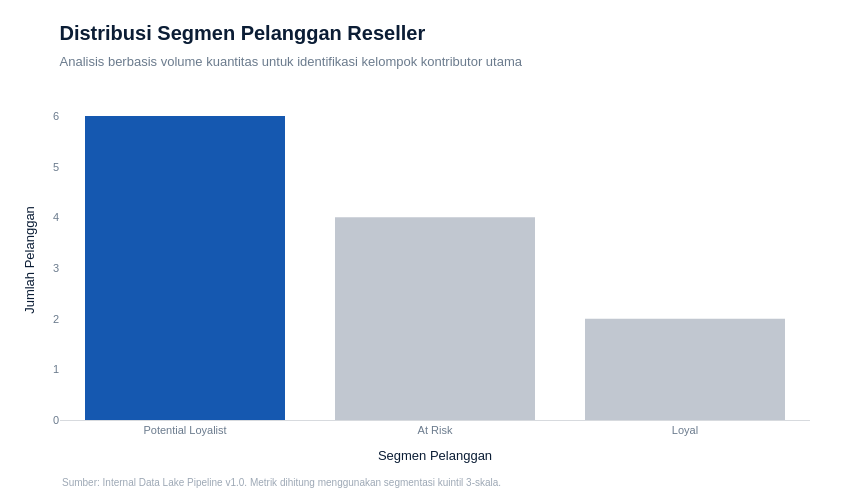

The notebook cell this image was saved under:
### Markdown cell above
### Visualisasi Distribusi Segmen Pelanggan

### Code cell
# %% [markdown]
# ### Customer Segmentation Visualization Pipeline Component

# %%
import plotly.graph_objects as go

OUTPUT_CHARTS_DIR = "../outputs/charts/"
OUTPUT_FILENAME_PNG = "customer_segments_distribution.png"

# McKinsey Tier Color Palette
C = {
    "navy":      "#0B1D35",             # Keperluan teks utama / kontras tinggi
    "tick":      "#6B7B8D",             # Angka sumbu, label ringan, dan pembatas
    "footnote":  "#9DA8B5",             # Teks keterangan bawah (low emphasis)
    "blue":      "#1558B0",             # Warna bar utama / segmen dominan
    "forecast":  "#2A7DE1",             # Elemen penunjang
    "slate":     "rgba(94,108,132,0.38)", # Elemen sekunder / bar pendukung
    "grid":      "rgba(11,29,53,0.065)",  # Garis pandu Y-axis (sangat tipis)
    "axis_line": "rgba(11,29,53,0.16)",   # Garis dasar sumbu X
    "bg":        "#FFFFFF"              # Latar belakang bersih (corporate white)
}

# =============================================================================
# 1. CORE VISUALIZATION FUNCTION
# =============================================================================
def generate_corporate_segment_chart(df_segmented: pd.DataFrame) -> go.Figure:
    """Membangun visualisasi distribusi segmen pelanggan bergaya McKinsey Ultra-Clean.

    Args:
        df_segmented: Dataframe hasil segmentasi akhir yang memuat kolom 'Segment'.

    Returns:
        plotly.graph_objects.Figure: Objek chart Plotly yang siap dirender/disimpan.

    Raises:
        ValueError: Jika dataframe kosong atau kolom 'Segment' tidak ditemukan.
    """
    # Validasi awal integritas data (Fail-Fast)
    if df_segmented.empty or 'Segment' not in df_segmented.columns:
        raise ValueError("Pipeline Error: Dataframe kosong atau kolom 'Segment' tidak ditemukan.")

    logger.info("Memulai pembuatan visualisasi Plotly bergaya McKinsey Tier Corporate...")
    
    # Agregasi data frekuensi segmen
    segment_counts = df_segmented['Segment'].value_counts()
    categories = segment_counts.index.tolist()
    values = segment_counts.values.tolist()

    # Menentukan warna bar secara strategis
    max_val_idx = values.index(max(values))
    bar_colors = [C["blue"] if i == max_val_idx else C["slate"] for i in range(len(values))]

    # Inisialisasi Grafik Batang
    fig = go.Figure(data=[
        go.Bar(
            x=categories,
            y=values,
            marker_color=bar_colors,
            marker_line_width=0, 
            textposition='none',  # Menghilangkan teks angka di atas bar
            cliponaxis=False
        )
    ])

    # Penerapan Aturan Layout McKinsey (Clean, Despined, High-Contrast Typography)
    fig.update_layout(
        paper_bgcolor=C["bg"],
        plot_bgcolor=C["bg"],
        width=850,
        height=500,
        margin=dict(l=60, r=40, t=100, b=80),
        showlegend=False,
        
        # Tipografi Judul & Subjudul Terpusat
        title=dict(
            text=(
                "<b>Distribusi Segmen Pelanggan Reseller</b><br>"
                "<span style='font-size:13px; color:#6B7B8D; font-weight:normal;'>"
                "Analisis berbasis volume kuantitas untuk identifikasi kelompok kontributor utama"
                "</span>"
            ),
            font=dict(family="Arial", size=20, color=C["navy"]),
            x=0.07,
            y=0.92
        ),
        
        # Konfigurasi Sumbu X
        xaxis=dict(
            title=dict(
                text="Segmen Pelanggan", 
                font=dict(family="Arial", size=13, color=C["navy"]),
                standoff=15
            ),
            tickfont=dict(family="Arial", size=11, color=C["tick"]),
            showgrid=False,
            showline=True,
            linecolor=C["axis_line"],
            linewidth=1,
            mirror=False
        ),
        
        # Konfigurasi Sumbu Y
        yaxis=dict(
            title=dict(
                text="Jumlah Pelanggan", 
                font=dict(family="Arial", size=13, color=C["navy"]),
                standoff=15
            ),
            tickfont=dict(family="Arial", size=11, color=C["tick"]),
            showgrid=False,   # Mematikan grid background harian
            showline=False,
            zeroline=False    # Mematikan garis nol dasar sumbu Y
        ),
        
        # Penambahan Footnote/Keterangan Sumber
        annotations=[
            dict(
                x=0,
                y=-0.22,
                xref="paper",
                yref="paper",
                text="Sumber: Internal Data Lake Pipeline v1.0. Metrik dihitung menggunakan segmentasi kuintil 3-skala.",
                showarrow=False,
                font=dict(family="Arial", size=10, color=C["footnote"]),
                align="left"
            )
        ]
    )

    return fig


def save_plotly_as_png(figure: go.Figure, output_dir: str, filename: str) -> None:
    """Menyimpan berkas visualisasi Plotly sebagai gambar statis PNG beresolusi tinggi."""
    try:
        os.makedirs(output_dir, exist_ok=True)
        full_export_path = os.path.join(output_dir, filename)
        
        # PERBAIKAN: Menggunakan write_image dengan skala kuadrat (scale=3) untuk hasil cetak tajam 300 DPI
        figure.write_image(full_export_path, format="png", scale=3)
        logger.info(f"Artifact Gambar Sukses Diekspor ke: {full_export_path}")
    except PermissionError:
        logger.error(
            f"I/O Error: Akses ditolak saat menulis gambar ke {filename}. "
            "Periksa kembali hak akses direktori atau pastikan file tidak terkunci."
        )
    except Exception as e:
        logger.error(f"Gagal mengekspor berkas PNG Plotly: {str(e)}")

# =============================================================================
# 2. PIPELINE EXECUTION GATEWAY
# =============================================================================
try:
    print("=== VISUALISASI PLOTLY (MCKINSEY CORPORATE TIER - PNG EXPORT) ===")

    # Eksekusi pembuatan chart
    fig_corporate = generate_corporate_segment_chart(df_segmented=rfm_final)

    # Simpan hasil ekspor komponen grafik ke dalam format gambar PNG secara defensif
    save_plotly_as_png(
        figure=fig_corporate,
        output_dir=OUTPUT_CHARTS_DIR,
        filename=OUTPUT_FILENAME_PNG
    )

    # Render visualisasi ke layar VS Code Notebook
    fig_corporate.show()

except Exception as e:
    logger.error(f"Komponen Visualisasi Korporat Plotly Gagal: {str(e)}")
    raise e

### Figure 1 — Plotly figure (JSON) as saved in the notebook; plotly's stock layout.template omitted (floating-point values rounded to 4 significant figures)
{"data": [{"cliponaxis": false, "marker": {"color": ["#1558B0", "rgba(94,108,132,0.38)", "rgba(94,108,132,0.38)"], "line": {"width": 0}}, "textposition": "none", "type": "bar", "x": ["Potential Loyalist", "At Risk", "Loyal"], "y": [6, 4, 2]}], "layout": {"annotations": [{"align": "left", "font": {"color": "#9DA8B5", "family": "Arial", "size": 10}, "showarrow": false, "text": "Sumber: Internal Data Lake Pipeline v1.0. Metrik dihitung menggunakan segmentasi kuintil 3-skala.", "x": 0, "xref": "paper", "y": -0.22, "yref": "paper"}], "height": 500, "margin": {"b": 80, "l": 60, "r": 40, "t": 100}, "paper_bgcolor": "#FFFFFF", "plot_bgcolor": "#FFFFFF", "showlegend": false, "title": {"font": {"color": "#0B1D35", "family": "Arial", "size": 20}, "text": "<b>Distribusi Segmen Pelanggan Reseller</b><br><span style='font-size:13px; color:#6B7B8D; font-weight:normal;'>Analisis berbasis volume kuantitas untuk identifikasi kelompok kontributor utama</span>", "x": 0.07, "y": 0.92}, "width": 850, "xaxis": {"linecolor": "rgba(11,29,53,0.16)", "linewidth": 1, "mirror": false, "showgrid": false, "showline": true, "tickfont": {"color": "#6B7B8D", "family": "Arial", "size": 11}, "title": {"font": {"color": "#0B1D35", "family": "Arial", "size": 13}, "standoff": 15, "text": "Segmen Pelanggan"}}, "yaxis": {"showgrid": false, "showline": false, "tickfont": {"color": "#6B7B8D", "family": "Arial", "size": 11}, "title": {"font": {"color": "#0B1D35", "family": "Arial", "size": 13}, "standoff": 15, "text": "Jumlah Pelanggan"}, "zeroline": false}}}
